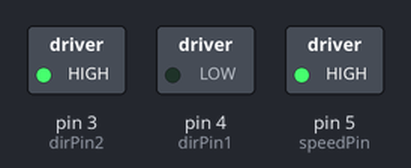
A sketch run on a simulated Arduino Uno, built with avr-gcc and run on an emulated ATmega328P. Parts: switched loads named in the sketch (green lamp = pin HIGH).

Above: at 0.1 s.
Timing chart, 0 to 1.6 s (numbered marks = the images above):
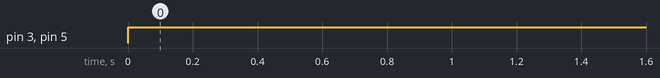

Measured:
- by itself, pin 3 (dirPin2), pin 5 (speedPin): LOW → HIGH at 0.00 s

The sketch:

Lesson37_New_Ard.ino
```cpp
int speedPin = 5;
int dirPin1 = 4;
int dirPin2 = 3;
int motorSpeed=255;

int DT=250;

void setup() {
  // put your setup code here, to run once:
Serial.begin(9600);
pinMode(speedPin,OUTPUT);
pinMode(dirPin1,OUTPUT);
pinMode(dirPin2,OUTPUT);

}

void loop() {
  // put your main code here, to run repeatedly:


digitalWrite(dirPin1,LOW);
digitalWrite(dirPin2,HIGH);
analogWrite(speedPin,255);
delay(100);
analogWrite(speedPin,motorSpeed);
delay(5000);

}
```
